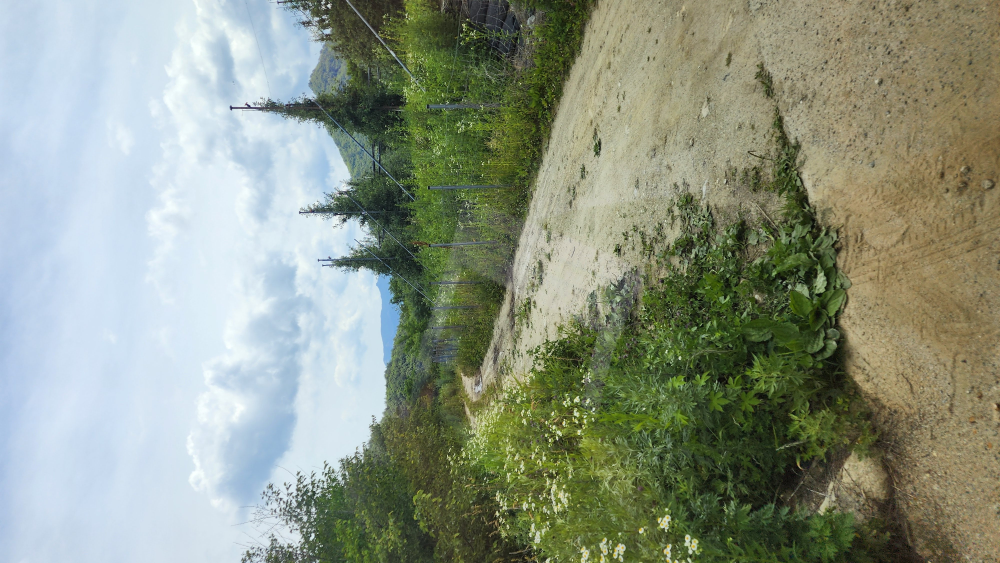
#> input picture scripts/photomap/예시/240627~250410/20240627_124809.jpg, 4000 x 2252 px (shown at 1/4 size)
$ python -i ET_T_01_photo_map_create.py   (imports and definitions only)
#> lines starting #> are read from the running program, lines starting #| are printed output that depends on the picture
#> in get_thumbnail_base64_and_size, img is the input picture: PIL image 4000x2252 RGB; mean R, G, B 140, 148.8, 131.3
import os
import json
import base64
import io
import sys
import uuid
import shutil  # HTML 복사 기능
from PIL import Image, ExifTags
from PIL.ExifTags import TAGS, GPSTAGS
import tkinter as tk
from tkinter import filedialog, messagebox

# 버전 2.1: v2.0基础 + 현위치 버튼 + HTML 복사功能
AUTHORIZED_MACS = {
    "80-E8-2C-EF-97-E0": "124507",
    "6C-0B-5E-42-EC-0A": "125873",
}

def get_mac_address():
    mac = uuid.getnode()
    return "-".join(format(mac, "012X")[i:i+2] for i in range(0, 12, 2))

# [3 lines not run here, left out]

# [44 lines left out: functions select_folder, show_complete_message, get_exif_gps, dms_to_dd, get_photo_datetime, not called in this run]

def auto_rotate_image(img):
    try:
        exif = img._getexif()
#> exif = 43 items
        if exif:
            ori_tag = next(k for k,v in ExifTags.TAGS.items() if v=='Orientation')
            ori = exif.get(ori_tag)
#> ori = 6
            if ori == 3:
                img = img.rotate(180,expand=True)
            elif ori == 6:
                img = img.rotate(270,expand=True)
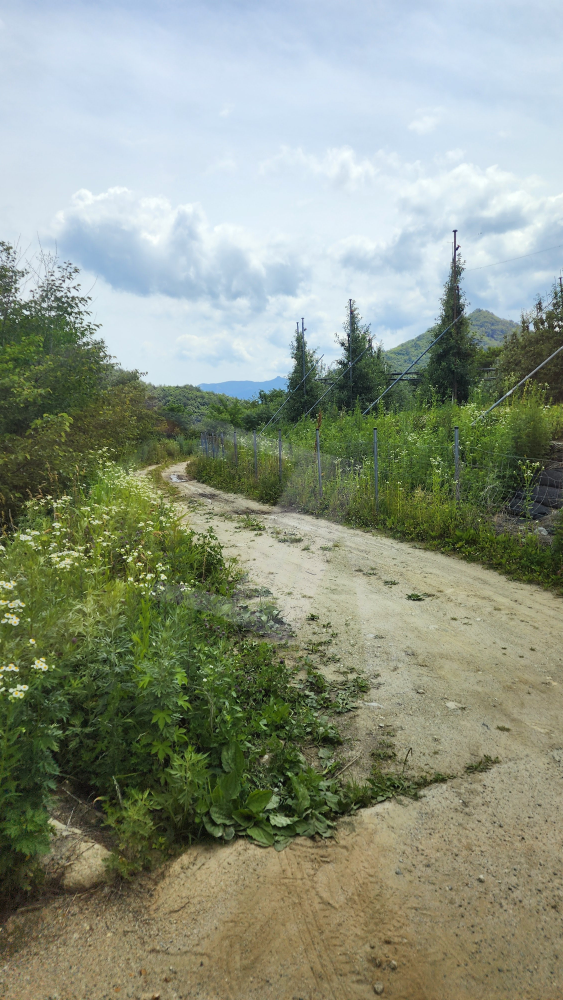
#> img: PIL image 2252x4000 RGB (shown at 1/4 size); mean R, G, B 140, 148.8, 131.3
            elif ori == 8:
                img = img.rotate(90,expand=True)
    except:
        pass
    return img

def get_thumbnail_base64_and_size(path):
    try:
        img = Image.open(path)
        img = auto_rotate_image(img)
        max_h = 900
        if img.height > max_h:
            ratio = max_h / img.height
#> ratio = 0.225
            img = img.resize((int(img.width*ratio), max_h), Image.LANCZOS)
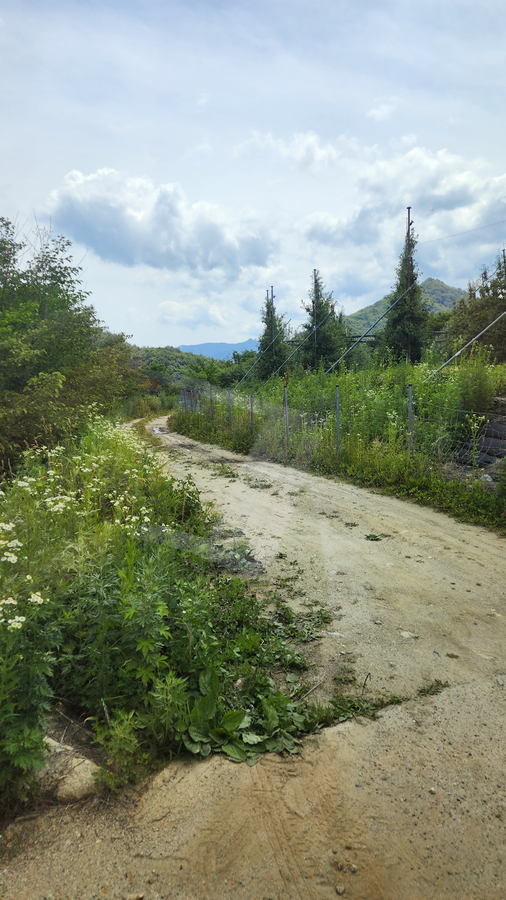
#> img: PIL image 506x900 RGB; mean R, G, B 140, 148.8, 131.3
        buf = io.BytesIO()
        img.save(buf, format='JPEG')
        return base64.b64encode(buf.getvalue()).decode(), img.width, img.height
    except:
        return None, None, None

def collect_image_files(folder):
    return [os.path.join(r,f) for r,_,fs in os.walk(folder) for f in fs if f.lower().endswith(('.jpg','.jpeg'))]

# [141 lines left out: functions get_unique_path, main, not called in this run]

# [2 lines not run here, left out]

>>> result = get_thumbnail_base64_and_size('예시/240627~250410/20240627_124809.jpg')
